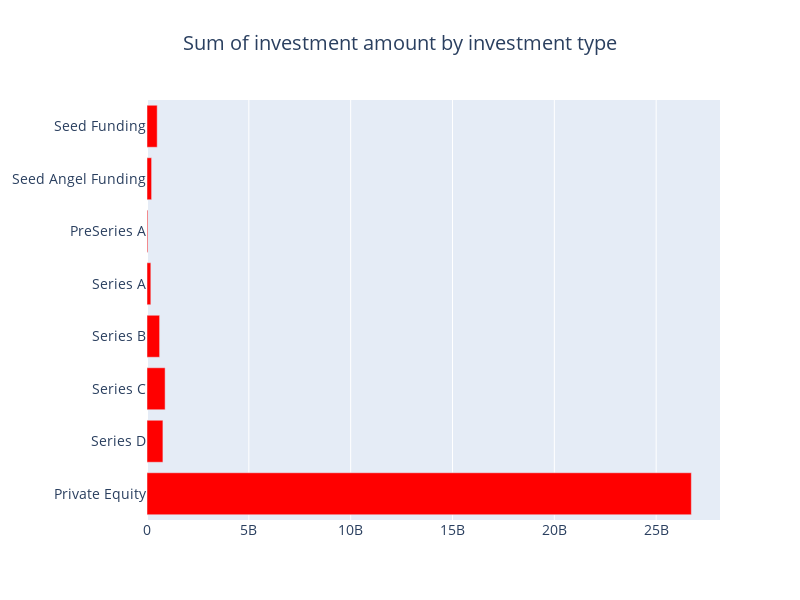

Source (notebook cell):
### Code cell
fig

### Figure 1 — Plotly figure (JSON) as saved in the notebook; plotly's stock layout.template omitted (floating-point values rounded to 4 significant figures)
{"data": [{"marker": {"color": "RED"}, "orientation": "h", "showlegend": false, "type": "bar", "x": [26727868165, 781799000, 889670000, 619550875, 188198002, 41371001, 225696010, 500615913], "y": ["Private Equity", "Series D", "Series C", "Series B", "Series A", "PreSeries A", "Seed Angel Funding", "Seed Funding"]}], "layout": {"font": {"size": 14}, "height": 600, "title": {"text": "Sum of investment amount by investment type", "x": 0.5}, "width": 800}}
